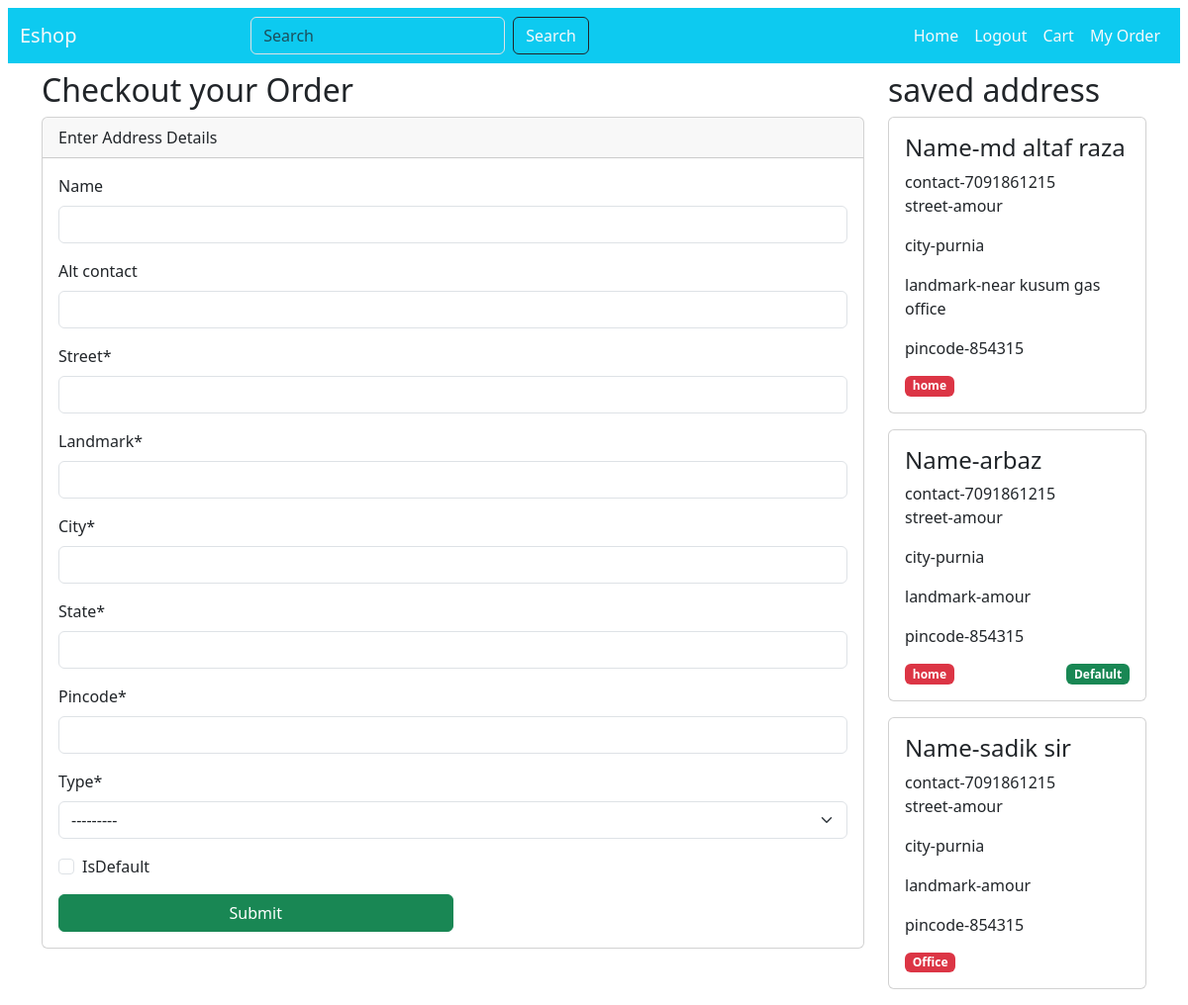
The app's page /chekout/ (signed in) with its own data.
### shop/models.py (models this page shows, shortened)
class Address(models.Model):
    name = models.CharField(max_length=200, null=True, blank=True)
    alt_contact = models.CharField(max_length=200, null=True, blank=True)
    street = models.CharField(max_length=200)
    landmark = models.CharField(max_length=200)
    city = models.CharField(max_length=200)
    state = models.CharField(max_length=200)
    pincode = models.CharField(max_length=20)
    type = models.CharField(max_length=20, choices=(('Home', 'home'), ('Office', 'Office')))
    isDefault = models.BooleanField(default=False)
    user = models.ForeignKey(settings.AUTH_USER_MODEL, on_delete=models.CASCADE)

### shop/views.py (the view, shortened to what this page needs)
# urls.py: path('chekout/',chekout,name='chekout'),
def chekout(r):
    form = AddressForm(r.POST or None)
    addresses=Address.objects.filter(user=r.user)
    return render(r, 'chekout.html', {'form': form,'address':addresses})

### shop/forms.py
class AddressForm(forms.ModelForm):
    class Meta:
        model=Address
        fields='__all__'
        exclude=('user',)

### shop/templates/chekout.html (shortened to what this page needs)
{%extends 'base.html'%}
{%load static%}
{%load crispy_forms_tags%}
{%block body%}
<div class="container">
    <div class="row ">
        <div class="col-9 align-items-center">
            <h2>Checkout your Order </h2>
            <div class="card">
                <div class="card-header">Enter Address Details</div>
                <div class="card-body">
                    <form action="" method="post">
                        {{ form|crispy }}
                        <input type="submit" class="btn btn-success w-50">
                    </form>
                </div>
            </div>
        </div>
        <div class="col-lg-3 col-md-6 col-12">
            <h2>saved address</h2>
            <div class="d-flex flex-column">
                <form action="{%url 'chekoutwith' %}" method="post">
                    {%for i in address%}
                    <label class="radio_body w-100">
                        <div class="card w-100 mb-3">
                            <div class="card-body">
                                <h4>Name-{{i.name}}</h4>
                                <span>contact-{{i.alt_contact}}</span>
                                <p>street-{{i.street}}</p>
                                <p>city-{{i.city}}</p>
                                <p>landmark-{{i.landmark}}</p>
                                <p>pincode-{{i.pincode}}</p>
                                <div class="d-flex justify-content-between">
                                    <span class="badge bg-danger">{{i.get_type_display}}</span>
                                    {%if i.isDefault%}
                                    <span class="badge bg-success">Defalult</span>
                                    {%endif%}
                                </div>
                            </div>
                        </div>
                    </label>
                    {%endfor%}
                </form>
            </div>
        </div>
    </div>
</div>
{%endblock%}

### records on screen
Address: name "md altaf raza", alt_contact "7091861215", street "amour", city "purnia", landmark "near kusum gas office", pincode "854315", type "home"
Address: name "arbaz", alt_contact "7091861215", street "amour", city "purnia", landmark "amour", pincode "854315", type "home", isDefault "Defalult"
Address: name "sadik sir", alt_contact "7091861215", street "amour", city "purnia", landmark "amour", pincode "854315", type "Office"
